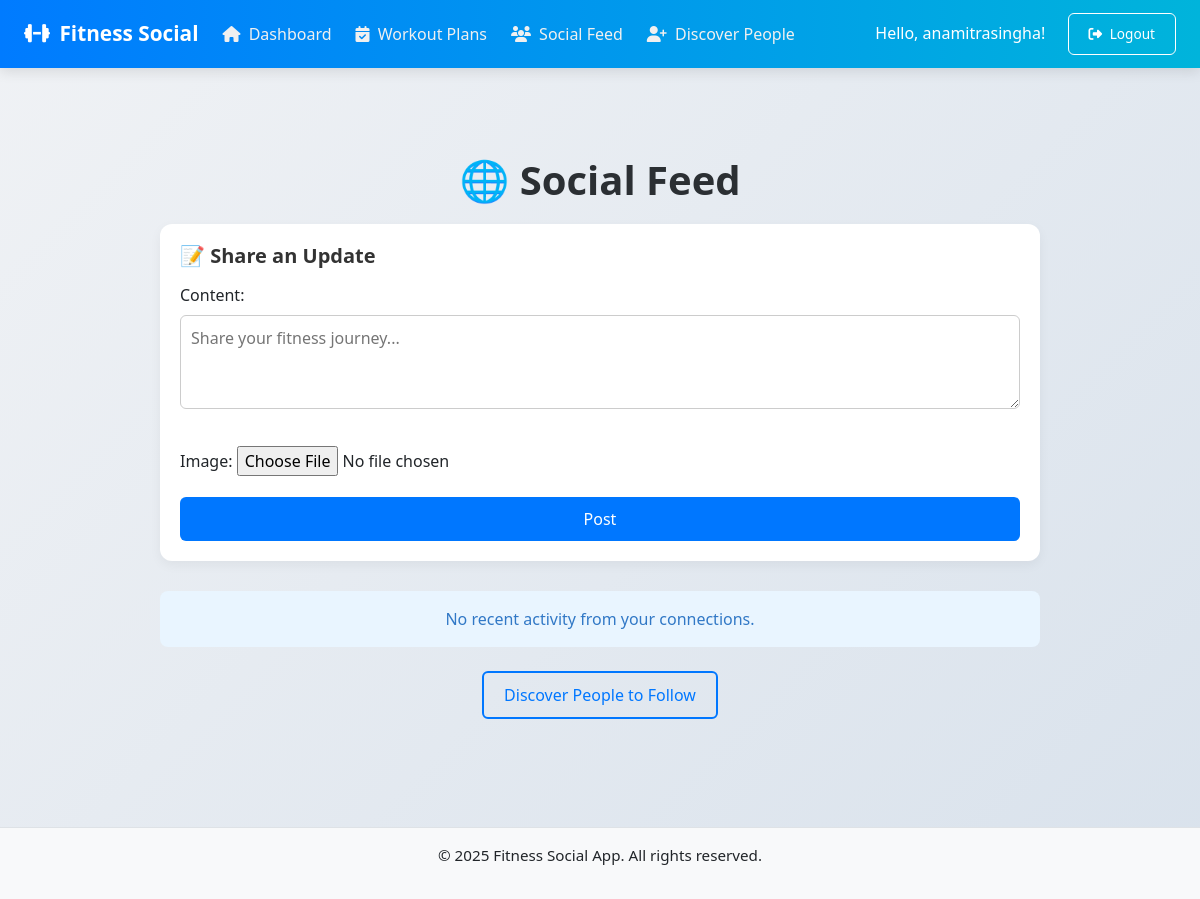
Page /social-feed/ (signed in) on the earlier database version.
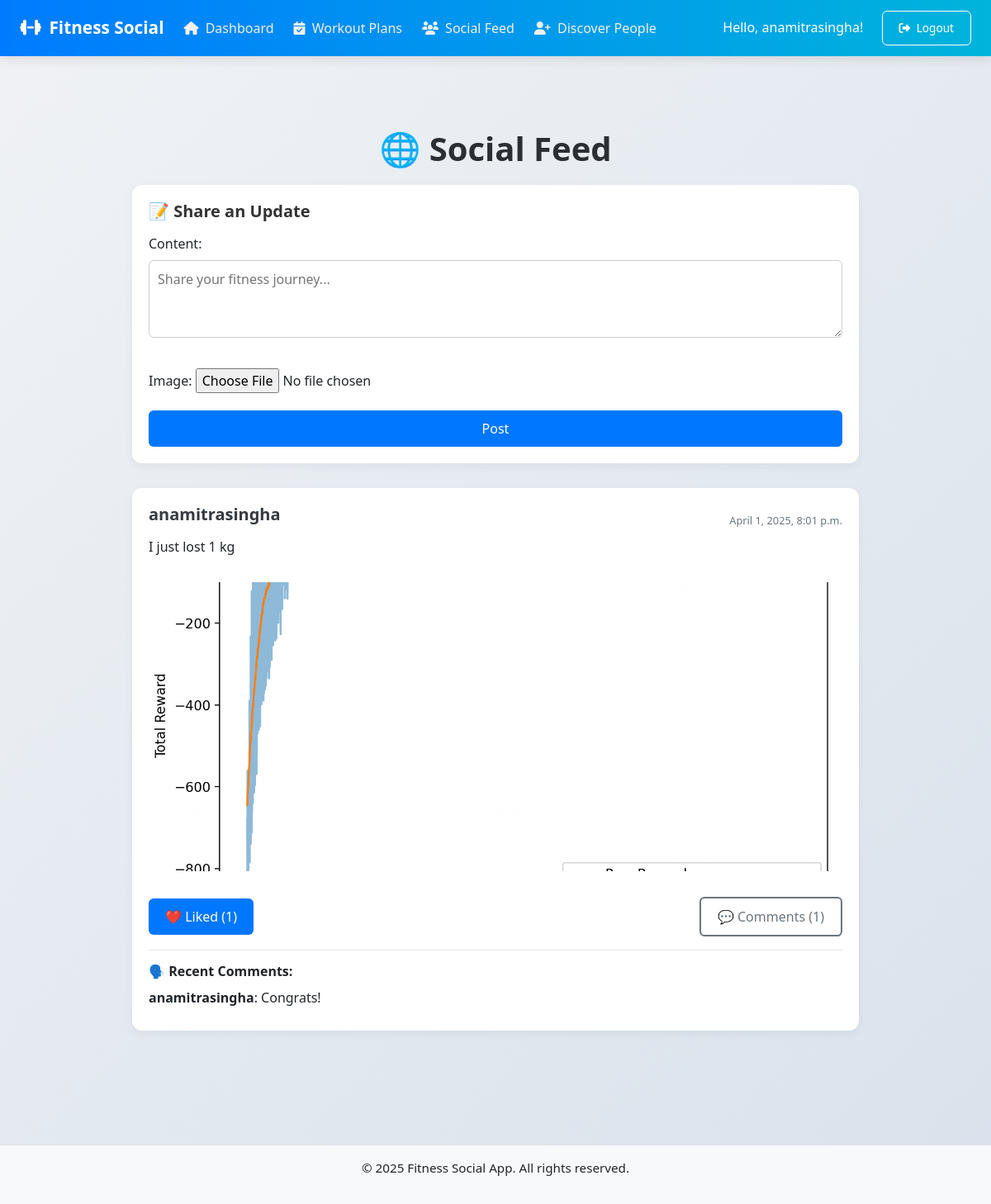
Same page on the later database version.
### core/models.py (models this page shows, shortened)
class Post(models.Model):
    user = models.ForeignKey(User, on_delete=models.CASCADE)
    content = models.TextField()
    image = models.ImageField(upload_to='posts/', blank=True, null=True)
    created_at = models.DateTimeField(auto_now_add=True)
    class Meta:
        ordering = ['-created_at']

class Comment(models.Model):
    user = models.ForeignKey(User, on_delete=models.CASCADE)
    post = models.ForeignKey(Post, on_delete=models.CASCADE, related_name='comments')
    content = models.TextField()
    created_at = models.DateTimeField(auto_now_add=True)
    class Meta:
        ordering = ['created_at']

### core/views.py (the view)
# urls.py: path('social-feed/', views.social_feed, name='social_feed'),
@login_required
def social_feed(request):
    following = SocialConnection.objects.filter(follower=request.user).values_list('following', flat=True)
    feed_posts = Post.objects.filter(user__in=list(following) + [request.user.id])
    for post in feed_posts:
        post.is_liked_by_user = Like.objects.filter(user=request.user, post=post).exists()
    if request.method == 'POST':
        form = PostForm(request.POST, request.FILES)
        if form.is_valid():
            post = form.save(commit=False)
            post.user = request.user
            post.save()
            messages.success(request, 'Post created successfully!')
            return redirect('social_feed')
    else:
        form = PostForm()
    comment_form = CommentForm()
    return render(request, 'social_feed.html', {
        'feed_posts': feed_posts,
        'form': form,
        'comment_form': comment_form
    })

### core/forms.py
class PostForm(forms.ModelForm):
    class Meta:
        model = Post
        fields = ['content', 'image']
        widgets = {
            'content': forms.Textarea(attrs={'rows': 3, 'placeholder': 'Share your fitness journey...'}),
        }

class CommentForm(forms.ModelForm):
    class Meta:
        model = Comment
        fields = ['content']
        widgets = {
            'content': forms.TextInput(attrs={'placeholder': 'Add a comment...', 'class': 'form-control'}),
        }
        labels = {
            'content': '',
        }

### templates/social_feed.html (shortened to what this page needs)
{% extends 'base.html' %}
{% block content %}
<div class="container mt-4">
  <h1>🌐 Social Feed</h1>
  <div class="card">
      <div class="card-body">
          <h5 class="card-title">📝 Share an Update</h5>
          <form method="post" enctype="multipart/form-data">
              {{ form.as_p }}
              <button type="submit" class="btn btn-primary w-100">Post</button>
          </form>
      </div>
  </div>
  {% for post in feed_posts %}
  <div class="card">
      <div class="card-body">
          <div class="d-flex">
              <h5 class="card-title">
                  <a href="{% url 'user_profile' post.user.username %}" class="text-dark">
                      {{ post.user.username }}
                  </a>
              </h5>
              <small class="text-muted">{{ post.created_at|date:"F j, Y, g:i a" }}</small>
          </div>
          <p class="card-text">{{ post.content }}</p>
          {% if post.image %}
          <img src="{{ post.image.url }}" class="img-fluid post-image" alt="Post image">
          {% endif %}
          <div class="d-flex gap-2 mt-3">
              <a href="{% url 'like_post' post.pk %}?next=social_feed"
                 class="btn btn-sm {% if post.is_liked_by_user %}btn-primary{% else %}btn-outline-primary{% endif %}">
                  {% if post.is_liked_by_user %}❤️ Liked{% else %}🤍 Like{% endif %} ({{ post.likes.count }})
              </a>
              <a href="{% url 'post_detail' post.pk %}" class="btn btn-sm btn-outline-secondary">
                  💬 Comments ({{ post.comments.count }})
              </a>
          </div>
          {% if post.comments.all %}
          <div class="comment-section">
              <h6>🗣️ Recent Comments:</h6>
              <ul>
                  {% for comment in post.comments.all|slice:":2" %}
                  <li>
                      <strong>{{ comment.user.username }}</strong>:
                      <span>{{ comment.content }}</span>
                  </li>
                  {% endfor %}
              </ul>
          </div>
          {% endif %}
      </div>
  </div>
  {% empty %}
  <div class="alert">
      No recent activity from your connections.
  </div>
  <div class="text-center mt-4">
      <a href="{% url 'discover_users' %}" class="btn btn-lg btn-outline-primary">Discover People to Follow</a>
  </div>
  {% endfor %}
</div>
{% endblock %}

### templates/base.html (shortened to what this page needs)
<!DOCTYPE html>
<html lang="en">
<head>
  <link rel="stylesheet" href="https://stackpath.bootstrapcdn.com/bootstrap/4.5.2/css/bootstrap.min.css"/>
  <link rel="stylesheet" href="https://cdnjs.cloudflare.com/ajax/libs/font-awesome/6.4.0/css/all.min.css"/>
</head>
<body>
  <nav class="navbar navbar-expand-lg navbar-light">
    <a class="navbar-brand" href="{% url 'dashboard' %}">
      <i class="fa-solid fa-dumbbell mr-1"></i> Fitness Social
    </a>
    <div class="collapse navbar-collapse" id="navbarNav">
      <div class="navbar-nav">
        <a class="nav-item nav-link" href="{% url 'dashboard' %}"><i class="fa-solid fa-home mr-1"></i> Dashboard</a>
        <a class="nav-item nav-link" href="{% url 'workout_plans' %}"><i class="fa-solid fa-calendar-check mr-1"></i> Workout Plans</a>
        <a class="nav-item nav-link" href="{% url 'social_feed' %}"><i class="fa-solid fa-users mr-1"></i> Social Feed</a>
        <a class="nav-item nav-link" href="{% url 'discover_users' %}"><i class="fa-solid fa-user-plus mr-1"></i> Discover People</a>
      </div>
      <div class="navbar-nav ml-auto">
        {% if user.is_authenticated %}
        <span class="navbar-text mr-3">Hello, {{ user.username }}!</span>
        <form action="{% url 'logout' %}" method="post" style="display: inline;">
          <button type="submit" class="btn btn-outline-danger btn-sm"><i class="fa-solid fa-right-from-bracket mr-1"></i> Logout</button>
        </form>
        {% else %}
        <a class="nav-item nav-link btn btn-outline-primary btn-sm" href="{% url 'login' %}"><i class="fa-solid fa-right-to-bracket mr-1"></i> Login</a>
        <a class="nav-item nav-link btn btn-primary btn-sm" href="{% url 'signup' %}"><i class="fa-solid fa-user-plus mr-1"></i> Sign Up</a>
        {% endif %}
      </div>
    </div>
  </nav>
  <div class="container mt-4">
    {% block content %}
    {% endblock %}
  </div>
  <footer class="bg-light text-center py-3 mt-5 border-top">
    <p>&copy; {{ current_year }} Fitness Social App. All rights reserved.</p>
  </footer>
</body>
</html>

### templates/base.html (style rules this page uses)
body { font-family: 'Inter', sans-serif; background-color: #f9f9f9; }
.navbar { background: linear-gradient(90deg, #007bff 0%, #00b4db 100%); padding: 0.8rem 1.5rem; box-shadow: 0 4px 12px rgba(0, 0, 0, 0.1); }
.navbar .navbar-brand { font-weight: 700; font-size: 1.3rem; color: #fff !important; }
.navbar .nav-link { color: #f0f0f0 !important; font-weight: 500; transition: color 0.3s ease, background 0.3s ease; border-radius: 6px; margin-right: 0.5rem; }
.navbar .navbar-text { color: #fff; font-weight: 500; }
.navbar .btn-sm { font-size: 0.85rem; margin-left: 0.4rem; }
.navbar .btn-outline-danger { border-color: #fff; color: #fff; }
footer { font-size: 0.95rem; }

### templates/social_feed.html (style rules this page uses)
body { background: linear-gradient(135deg, #f0f2f5, #d9e2ec); font-family: 'Segoe UI', Tahoma, Geneva, Verdana, sans-serif; margin: 0; padding: 0; }
.container { max-width: 960px; margin: 0 auto; padding: 20px; }
h1 { font-size: 2.5rem; font-weight: 700; color: #2b2f33; margin-bottom: 20px; text-align: center; }
.card { background: #fff; border: none; border-radius: 16px; box-shadow: 0 8px 16px rgba(0, 0, 0, 0.1); margin-bottom: 30px; transition: transform 0.3s ease, box-shadow 0.3s ease; overflow: hidden; }
.card-body { padding: 1.5rem; }
.card-title { font-size: 1.25rem; font-weight: 600; color: #333; margin-bottom: 10px; }
form p { margin-bottom: 1rem; }
.btn { padding: 0.5rem 1.25rem; border-radius: 30px; font-size: 0.95rem; transition: background 0.3s ease, border 0.3s ease; }
.btn-primary { background-color: #0077ff; border: none; }
.btn-outline-secondary { border: 2px solid #6c757d; color: #6c757d; background: transparent; }
.post-image { width: 100%; max-height: 350px; object-fit: cover; margin: 15px 0; border-radius: 10px; }
.d-flex { display: flex; align-items: center; justify-content: space-between; }
.mt-3 { margin-top: 1rem !important; }
.mt-4 { margin-top: 1.5rem !important; }
.gap-2 { gap: 0.5rem; }
.text-muted { color: #888; }
.text-center { text-align: center; }
.comment-section { border-top: 1px solid #e6e6e6; padding-top: 1rem; margin-top: 1rem; }
.comment-section h6 { font-size: 1rem; font-weight: 600; margin-bottom: 10px; }
.comment-section ul { list-style: none; padding-left: 0; margin: 0; }
.comment-section li { margin-bottom: 0.5rem; }
body { background-color: #f4f6f9; font-family: 'Segoe UI', Tahoma, Geneva, Verdana, sans-serif; margin: 0; padding: 0; }
.container { max-width: 960px; margin: 20px auto; padding: 20px; }
h1 { font-size: 2.5rem; font-weight: 700; color: #2b2f33; text-align: center; margin-bottom: 20px; }
.card { background-color: #ffffff; border: none; border-radius: 12px; box-shadow: 0 4px 12px rgba(0, 0, 0, 0.05); transition: all 0.3s ease; margin-bottom: 30px; }
.card-body { padding: 20px; }
.card-title { font-size: 1.25rem; font-weight: 600; color: #333; margin-bottom: 15px; }
input[type="text"], textarea { width: 100%; padding: 10px; margin-bottom: 15px; border: 1px solid #ccc; border-radius: 6px; font-size: 1rem; transition: border-color 0.3s ease; }
.btn { padding: 10px 20px; border-radius: 6px; font-size: 1rem; transition: background-color 0.3s ease, border-color 0.3s ease; }
.btn-primary { background-color: #0077ff; border: none; color: #fff; }

Differences in the rows shown:
added Post: user.username "anamitrasingha", created_at "April 1, 2025, 8:01 p.m.", content "I just lost 1 kg", image (picture), shows "❤️ Liked", likes.count "1", comments.count "1"
added Comment: user.username "anamitrasingha", content "Congrats!"
Other differences:
text no longer shown: "No recent activity from your connections. Discover People to Follow"
